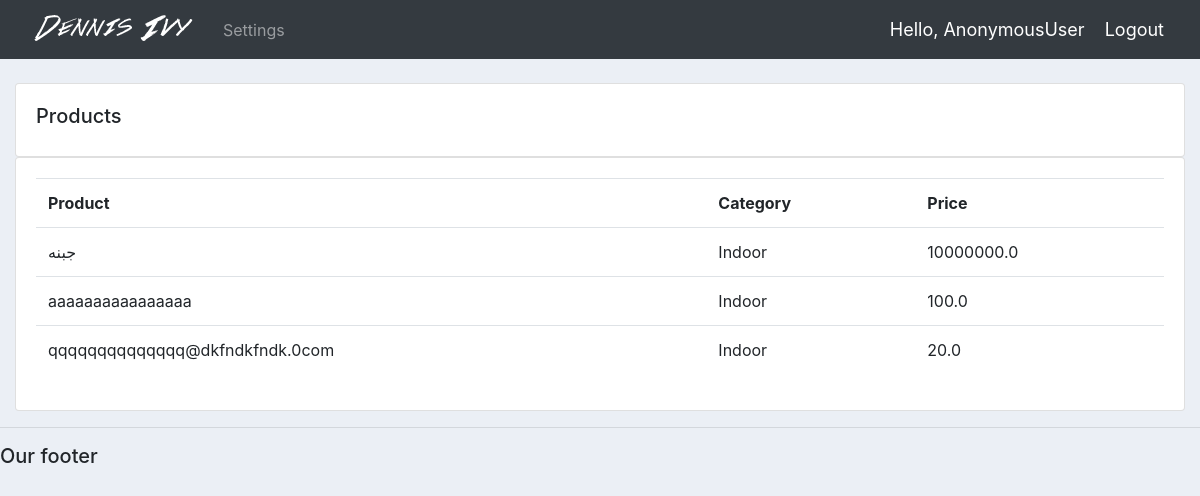
The app's page /product/ with its own data.
### A1/models.py (models this page shows, shortened)
class Product(models.Model):
    CATEGORY =(
        ('Indoor', 'Indoor'),
        ('Out Door', 'Out Door'),
    )
    name = models.CharField(max_length=200 , null=True)
    price = models.FloatField(null=True)
    category = models.CharField(max_length=200 , null=True,choices=CATEGORY)
    description = models.CharField(max_length=200 , null=True, blank=True)
    date_created = models.DateTimeField(auto_now_add=True , null=True)
    tags = models.ManyToManyField(Tag)

### A1/views.py (the view)
# urls.py: path('product/', Prodects, name='product'),
def Prodects(request):
    products = Product.objects.all()
    return render(request,'accounts/products.html' , {'products': products})

### A1/templates/accounts/products.html
{%  extends 'accounts/main.html' %}
{% block content %}
		<br>
		<div class="row">
			<div class="col-md">
				<div class="card card-body">
					<h5>Products</h5>
				</div>
				<div class="card card-body">
					<table class="table">
						<tr>
							<th>Product</th>
							<th>Category</th>
							<th>Price</th>
						</tr>
						{% for i in products %}
							<tr>
								<td>{{i.name}}</td>
								<td>{{i.category}}</td>
								<td>{{i.price}}</td>
							</tr>
						{% endfor %}
					</table>
				</div>
			</div>
		</div>
{% endblock content %}

### A1/static/css/main.css (style rules this page uses)
body { background-color: #ebeff5; }

### records on screen
Product: name "جبنه", category "Indoor", price "10000000.0"
Product: name "aaaaaaaaaaaaaaaa", category "Indoor", price "100.0"
Product: name "qqqqqqqqqqqqqq@dkfndkfndk.0com", category "Indoor", price "20.0"

### other values on screen
{{ request.user }} "AnonymousUser"
